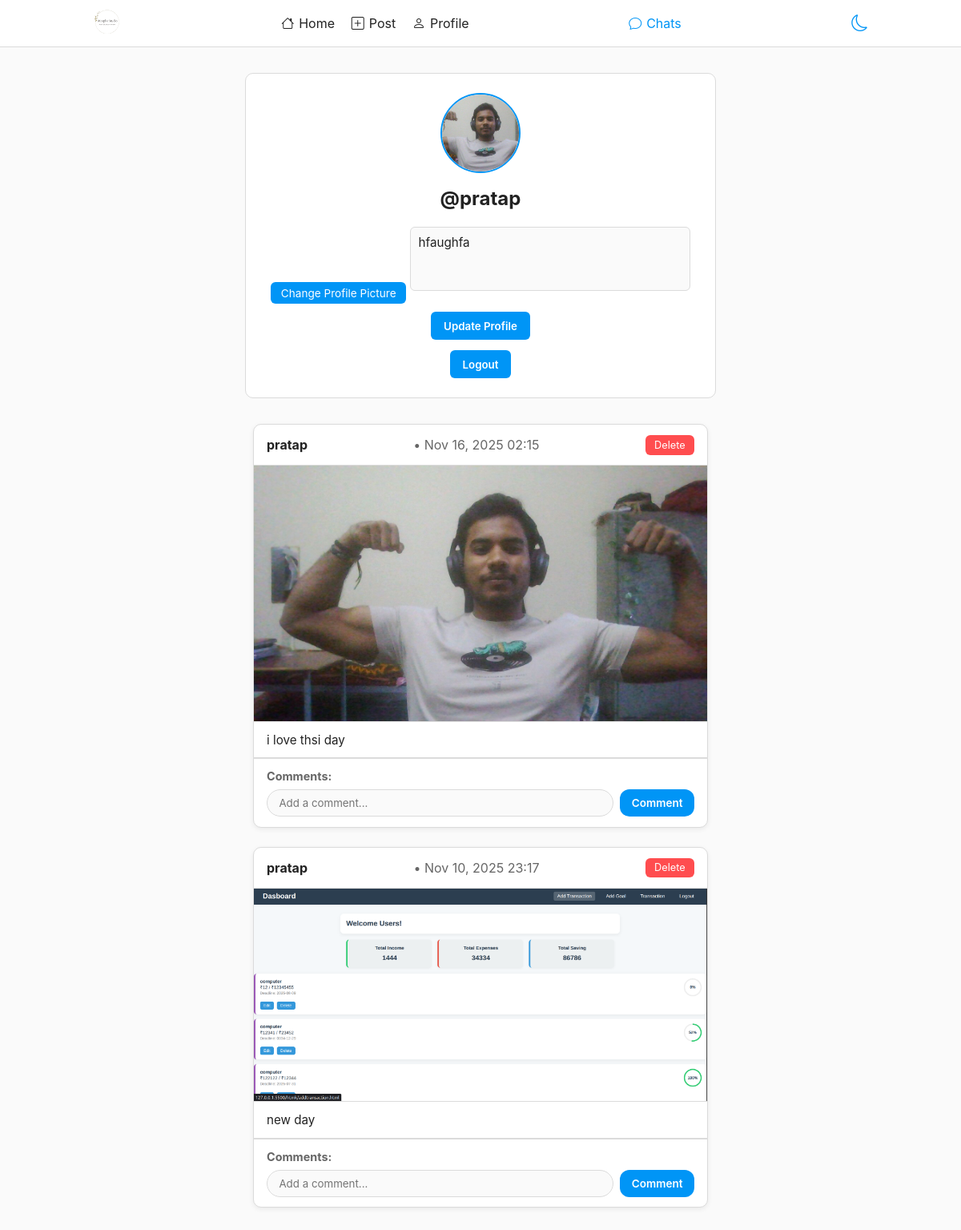
Screenshot of /profile/luckey/ (signed in) with the database file from the repository.
### mainapp/models.py (models this page shows, shortened)
class Profile(models.Model):
    user = models.OneToOneField(User, on_delete=models.CASCADE)
    full_name = models.CharField(max_length=100)
    phone = models.CharField(max_length=15)
    email = models.EmailField(blank=True, null=True)
    bio = models.TextField(blank=True, null=True)
    profile_pic = models.ImageField(upload_to='profile_pics/', default='default_profile.png')
    created_at = models.DateTimeField(auto_now_add=True)
    is_online = models.BooleanField(default=False)
    last_seen = models.DateTimeField(null=True, blank=True)

class Post(models.Model):
    user = models.ForeignKey(User, on_delete=models.CASCADE)
    image = models.ImageField(upload_to='posts/', blank=True, null=True)
    video = models.FileField(upload_to='posts/videos/', blank=True, null=True)
    description = models.TextField(blank=True, null=True)
    timestamp = models.DateTimeField(auto_now_add=True)
    class Meta:
        ordering = ['-timestamp']

### mainapp/views.py (the view, shortened to what this page needs)
# urls.py: path('profile/<str:username>/', views.profile_view, name='profile'),
@login_required
def profile_view(request, username):
    user = request.user
    profile = getattr(user, 'profile', None)
    posts = Post.objects.filter(user=user).order_by('-timestamp') if profile else []
    context = {
        'profile': profile,
        'posts': posts,
    }
    return render(request, 'profile.html', context)

### mainapp/templates/profile.html (shortened to what this page needs)
{% load static %}
<!DOCTYPE html>
<html lang="en">
<head>
  <link rel="stylesheet" href="{%static 'profile.css'%}">
  <link
    rel="stylesheet"
    href="https://cdn.jsdelivr.net/npm/bootstrap-icons@1.11.3/font/bootstrap-icons.css"
  />
</head>
<body>
  <header>
    <div class="content">
      <div class="logo-left">
        <img src="{% static 'morphee.png' %}" alt="logo" />
      </div>
      <div class="navsection">
        <nav>
          <ul>
            <a href="{% url 'home' %}"><li><i class="bi bi-house"></i> Home</li></a>
            <a href="{% url 'post_create' %}"
              ><li><i class="bi bi-plus-square"></i> Post</li></a
            >
            <a href="{% url 'profile' request.user.username %}"><li><i class="bi bi-person"></i> Profile</li></a>
          </ul>
        </nav>
      </div>
      <div class="chat-icon">
        <a href="{% url 'chat' %}"><i class="bi bi-chat"></i> Chats</a>
      </div>
      <button class="mode-toggle" id="modeToggle" title="Toggle theme">
        <i class="bi bi-moon"></i>
      </button>
    </div>
  </header>
  <div class="profile-header">
    {% if profile %}
      {% if profile.profile_pic %}
        <img src="{{ profile.profile_pic.url }}" alt="Profile Pic" class="profile-pic" />
      {% else %}
        <img src="{% static 'default_profile.png' %}" alt="Profile Pic" class="profile-pic" />
      {% endif %}
      <h2>@{{ profile.user.username }}</h2>
      <form method="post" enctype="multipart/form-data">
        <label for="profile_pic" class="upload-label">Change Profile Picture</label>
        <textarea name="bio" placeholder="Write your bio..." rows="3">{{ profile.bio }}</textarea>
        <button type="submit">Update Profile</button>
      </form>
      <form method="post" action="{% url 'logout' %}">
        <button type="submit" class="logout-btn">Logout</button>
      </form>
    {% else %}
      <p>This user has no profile yet.</p>
    {% endif %}
  </div>
  <div class="posts-section">
    {% for post in posts %}
      <div class="post-card">
        <div class="post-header">
          <b>{{ post.user.username }}</b> • {{ post.timestamp|date:"M d, Y H:i" }}
          {% if request.user == post.user %}
            <a href="{% url 'delete_post' post.id %}" class="delete-btn">Delete</a>
          {% endif %}
        </div>
        <div class="post-media">
          {% if post.image %}
            <img src="{{ post.image.url }}" alt="Post image" />
          {% elif post.video %}
            <video controls>
              <source src="{{ post.video.url }}" type="video/mp4" />
            </video>
          {% endif %}
        </div>
        {% if post.description %}
          <div class="post-description">{{ post.description }}</div>
        {% endif %}
        <div class="post-comments">
          <h4>Comments:</h4>
          <form method="post" action="{% url 'add_comment' post.id %}">
            <input
              type="text"
              name="text"
              placeholder="Add a comment..."
              required
            />
            <button type="submit">Comment</button>
          </form>
        </div>
      </div>
    {% empty %}
      <p style="text-align:center;">No posts yet.</p>
    {% endfor %}
  </div>
</body>
</html>

### mainapp/static/profile.css (style rules this page uses)
* { margin: 0; padding: 0; box-sizing: border-box; font-family: -apple-system, BlinkMacSystemFont, "Segoe UI", Roboto, Helvetica, Arial, sans-serif; transition: background 0.3s, color 0.3s, border-color 0.3s; }
:root { --bg: #fafafa; --card: #ffffff; --text: #222; --muted: #666; --border: #dbdbdb; --accent: #0095f6; --danger: #ff4d4f; }
body { background-color: var(--bg); color: var(--text); min-height: 100vh; display: flex; flex-direction: column; }
a { text-decoration: none; color: inherit; }
header { background-color: var(--card); border-bottom: 1px solid var(--border); position: sticky; top: 0; z-index: 10; }
.content { max-width: 1000px; margin: 0 auto; padding: 0.6rem 1rem; display: flex; justify-content: space-between; align-items: center; }
.logo-left img { height: 35px; }
.mode-toggle { border: none; background: none; color: var(--accent); font-size: 1.3rem; cursor: pointer; margin-left: 0.8rem; }
.navsection ul { display: flex; gap: 1.3rem; align-items: center; }
.navsection li { list-style: none; display: flex; align-items: center; gap: 6px; color: var(--text); }
.chat-icon a { color: var(--accent); display: flex; align-items: center; gap: 6px; }
.profile-header { max-width: 600px; margin: 2rem auto 1rem; text-align: center; background-color: var(--card); border: 1px solid var(--border); border-radius: 10px; padding: 1.5rem; }
.profile-pic { width: 100px; height: 100px; border-radius: 50%; object-fit: cover; border: 2px solid var(--accent); margin-bottom: 0.8rem; }
.upload-label { display: inline-block; margin-bottom: 0.6rem; padding: 0.35rem 0.8rem; background-color: var(--accent); color: #fff; font-size: 0.85rem; border-radius: 6px; cursor: pointer; }
.profile-header h2 { margin-bottom: 1rem; font-size: 1.5rem; }
.profile-header form textarea { width: 100%; max-width: 350px; height: 80px; padding: 0.6rem; border-radius: 6px; border: 1px solid var(--border); background-color: var(--bg); color: var(--text); resize: none; outline: none; font-size: 0.95rem; margin-top: 0.3rem; margin-bottom: 0.5rem; }
.profile-header form button { background-color: var(--accent); color: #fff; border: none; border-radius: 6px; padding: 0.6rem 1rem; font-weight: 600; cursor: pointer; }
.logout-btn { background-color: var(--danger); color: #fff; border: none; border-radius: 6px; padding: 0.5rem 1rem; margin-top: 0.8rem; cursor: pointer; font-weight: 600; }
.posts-section { max-width: 600px; margin: 1rem auto 4rem; padding: 0 1rem; display: flex; flex-direction: column; gap: 1.5rem; }
.post-card { background-color: var(--card); border: 1px solid var(--border); border-radius: 10px; overflow: hidden; box-shadow: 0 2px 6px rgba(0, 0, 0, 0.07); }
.post-header { display: flex; justify-content: space-between; align-items: center; padding: 0.8rem 1rem; border-bottom: 1px solid var(--border); color: var(--muted); flex-wrap: wrap; }
.post-header b { color: var(--text); }
.delete-btn { background: var(--danger); color: #fff; border: none; border-radius: 6px; padding: 0.3rem 0.7rem; cursor: pointer; font-size: 0.8rem; }
.post-media img, .post-media video { width: 100%; height: auto; object-fit: cover; display: block; }
.post-description { padding: 0.8rem 1rem; font-size: 0.95rem; border-top: 1px solid var(--border); border-bottom: 1px solid var(--border); color: var(--text); }
.post-comments { padding: 0.8rem 1rem; border-top: 1px solid var(--border); }
.post-comments h4 { font-size: 0.9rem; color: var(--muted); margin-bottom: 0.5rem; }
.post-comments form { display: flex; gap: 0.5rem; margin-top: 0.4rem; }
.post-comments input[type="text"] { flex: 1; padding: 0.5rem 0.9rem; border: 1px solid var(--border); border-radius: 20px; background-color: var(--bg); color: var(--text); outline: none; }
.post-comments button { background-color: var(--accent); color: white; border: none; border-radius: 12px; padding: 0.45rem 0.9rem; font-size: 0.85rem; font-weight: 600; cursor: pointer; }

### rows the page displays
Profile: profile_pic (picture), user.username "pratap", bio "hfaughfa"
Post: user.username "pratap", timestamp "Nov 16, 2025 02:15", shows "Delete", image (picture), description "i love thsi day"
Post: user.username "pratap", timestamp "Nov 10, 2025 23:17", shows "Delete", image (picture), description "new day"
